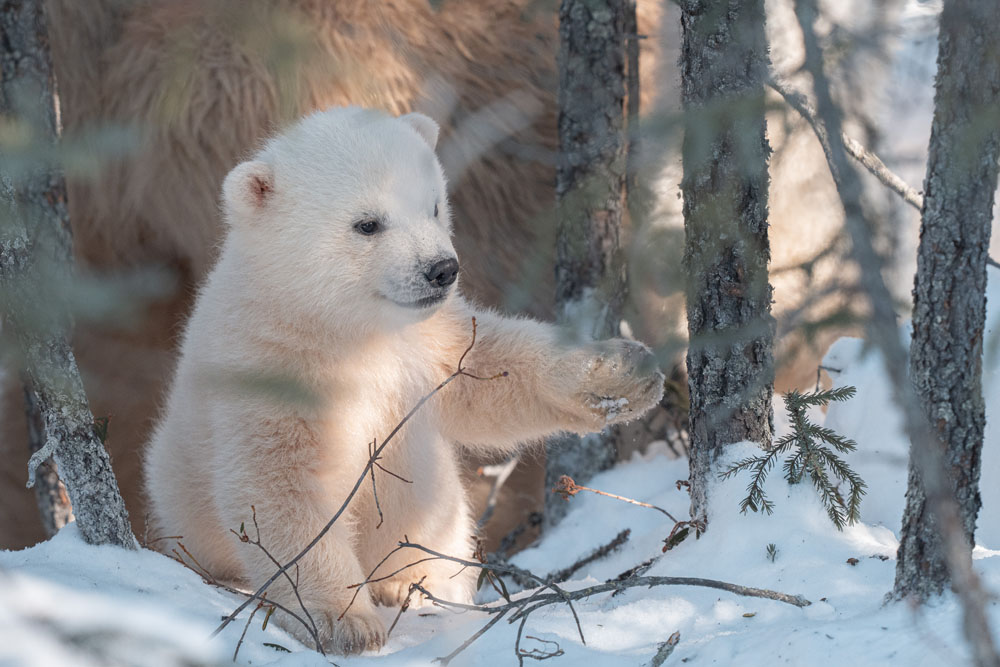
#> input picture polar bear.png, 1000 x 667 px
$ python lesson2.py
#> lines starting #> are read from the running program, lines starting #| are printed output that depends on the picture
import numpy as np
import cv2
from matplotlib import pyplot as plt

# Load image
img = cv2.imread("polar bear.png")
#> img is the input picture: shape (667, 1000, 3); mean B, G, R 133.3, 132.4, 132.8

# Convert from BGR (OpenCV) to RGB (for matplotlib)
gray = cv2.cvtColor(img, cv2.COLOR_BGR2GRAY)
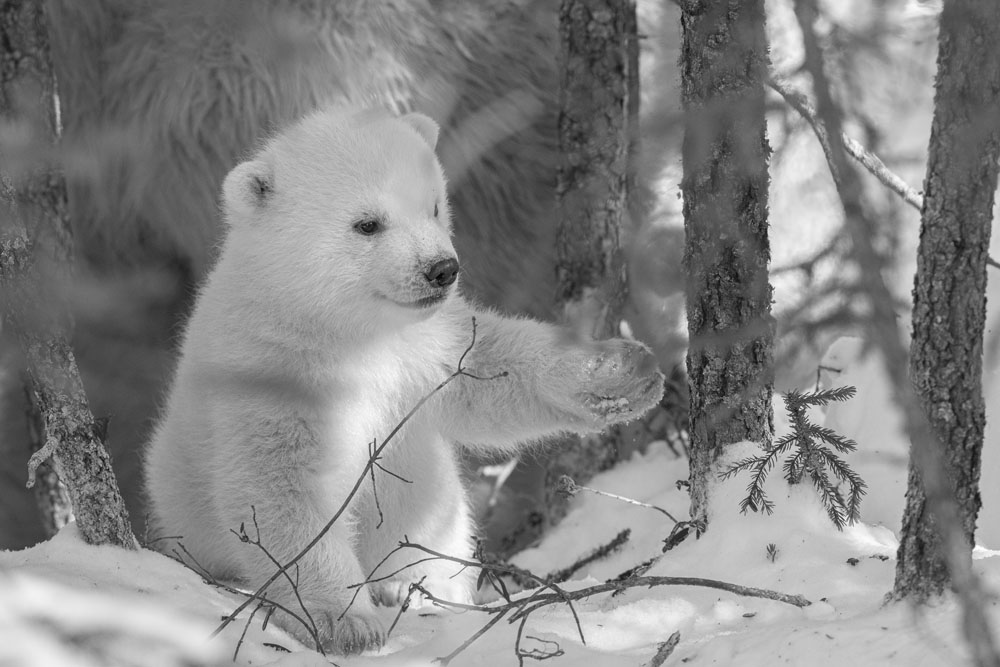
#> gray: shape (667, 1000); min 2, max 255, mean 132.6
blue_channel = img[:, :, 0]
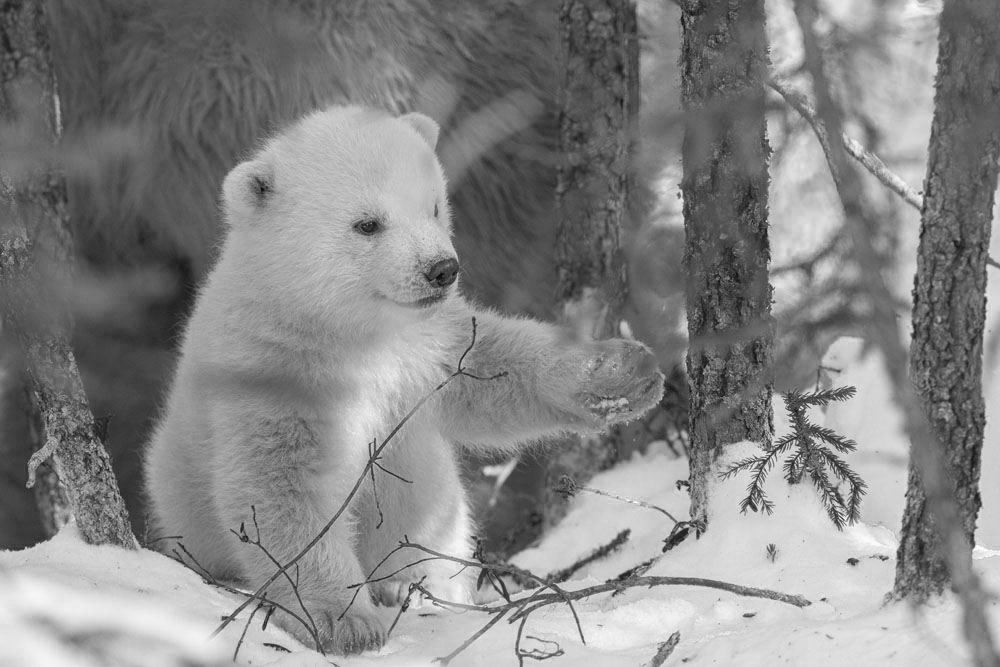
#> blue_channel: shape (667, 1000); min 5, max 255, mean 133.3
# Define sharpening kernel
kernel = np.array([[0, -1, 1],
                   [0, 1, 0],
                   [1, -1, 1]])
print(img)
#> (printed output is left out)
print("Image shape:", img.shape)
#| Image shape: (667, 1000, 3)
print("Image size:", img.size)
#| Image size: 2001000
result_gray = cv2.filter2D(gray, -1, kernel)
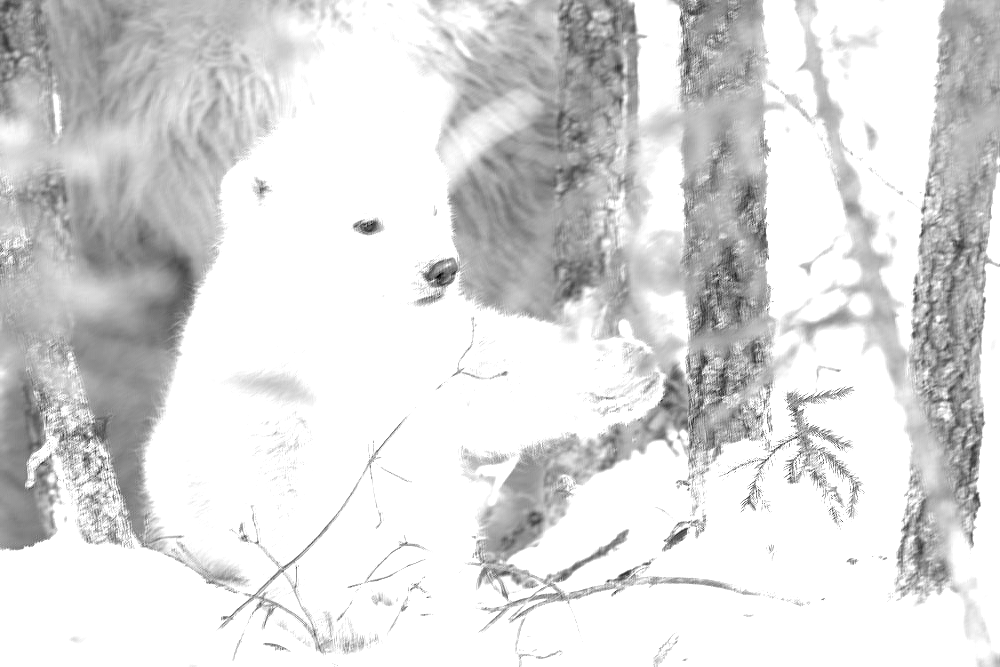
#> result_gray: shape (667, 1000); min 0, max 255, mean 218.3
result = cv2.filter2D(blue_channel, -1, kernel)
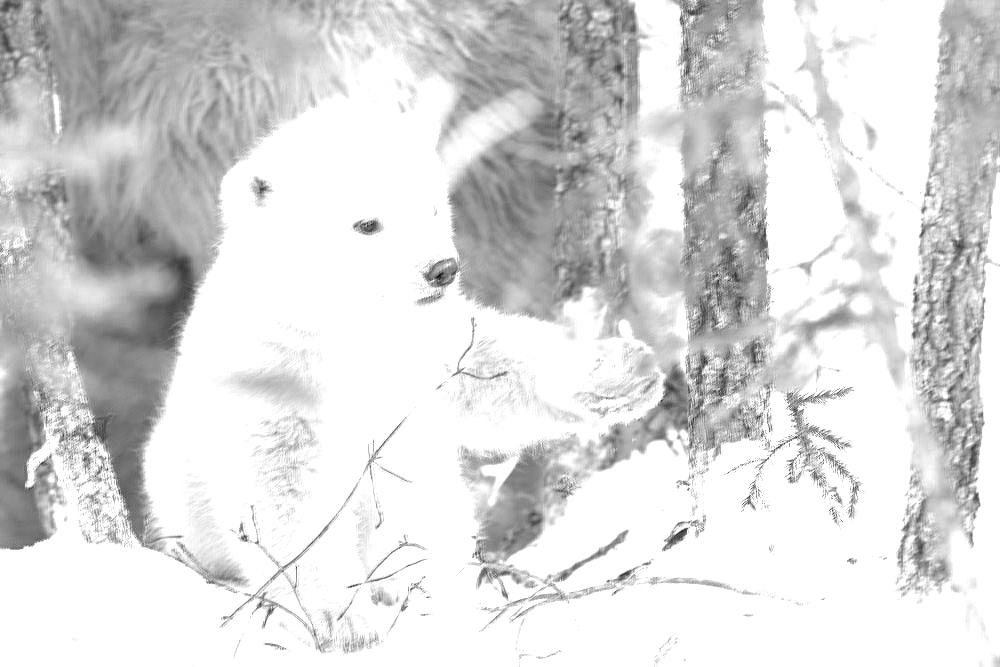
#> result: shape (667, 1000); min 0, max 255, mean 217.3
plt.figure(figsize=(10, 5))

plt.subplot(2, 2, 1)
plt.title("Original Blue Channel")
plt.imshow(blue_channel, cmap='gray')
plt.axis("off")

plt.subplot(2, 2, 2)
plt.title("After Kernel on Blue Channel")
plt.imshow(result, cmap='gray')
plt.axis("off")

plt.subplot(2, 2, 3)
plt.title("Original Grayscale")
plt.imshow(gray, cmap='gray')
plt.axis("off")

plt.subplot(2, 2, 4)
plt.title("After Kernel on Grayscale")
plt.imshow(result_gray, cmap='gray')
plt.axis("off")

plt.show()
